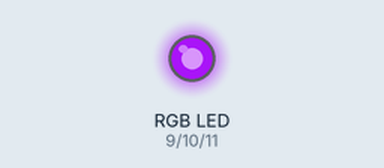
Simulated run of this sketch. Board: Arduino Uno, built with avr-gcc and run on an emulated ATmega328P. On the bench: an RGB LED mixed from three pins (HIGH = lit). Dim RGB values are drawn brighter than linear; random numbers use the default seed unless the sketch sets one.

Above: at 0.1 s.
At 4.1 s:
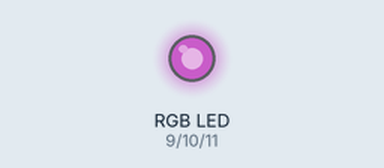
At 9.1 s:
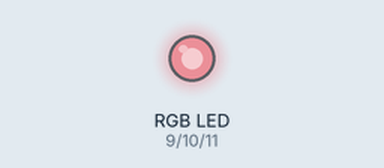
At 19.1 s:
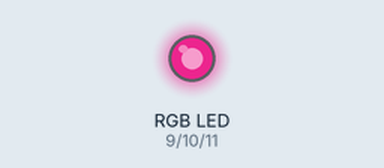
At 28.1 s:
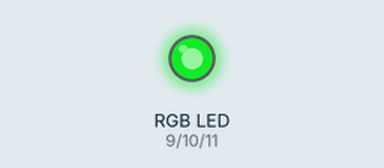
At 38.1 s:
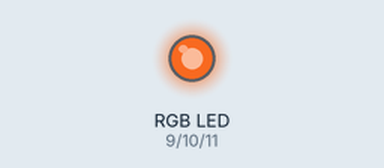
Timing chart, 0 to 40.0 s (numbered marks = the images above):
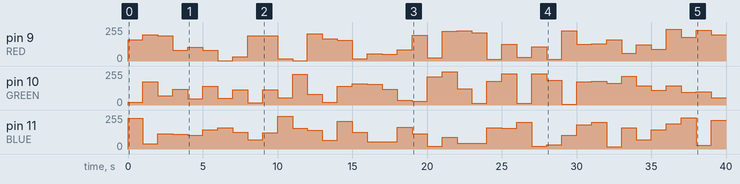

Measured:
- by itself, pin 9 (RED): 0/255 → 158/255 at 0.00 s, → 197/255 1.0 s later, → 188/255 1.0 s later, → 80/255 1.0 s later, … (40 changes in this stretch)
- by itself, pin 10 (GREEN): 0/255 → 19/255 at 0.00 s, → 175/255 1.0 s later, → 68/255 1.0 s later, → 120/255 1.0 s later, … (40 changes in this stretch)

The sketch:

Blink.ino
```cpp
const int RED = 9;
const int GREEN = 10;
const int BLUE = 11;
void setup() {
  // put your setup code here, to run once:
  for (int i=9;i<=11;i++)
    pinMode(i, OUTPUT);
}

void loop() {
  // put your main code here, to run repeatedly:
  show(random(0,255),random(0,255),random(0,255));
  delay(1000);
}

void show(int r,int g,int b){
  analogWrite(RED, r);
  analogWrite(GREEN, g);
  analogWrite(BLUE, b);
}

void off(){
  digitalWrite(RED, LOW);
  digitalWrite(GREEN, LOW);
  digitalWrite(BLUE, LOW);
}
```
